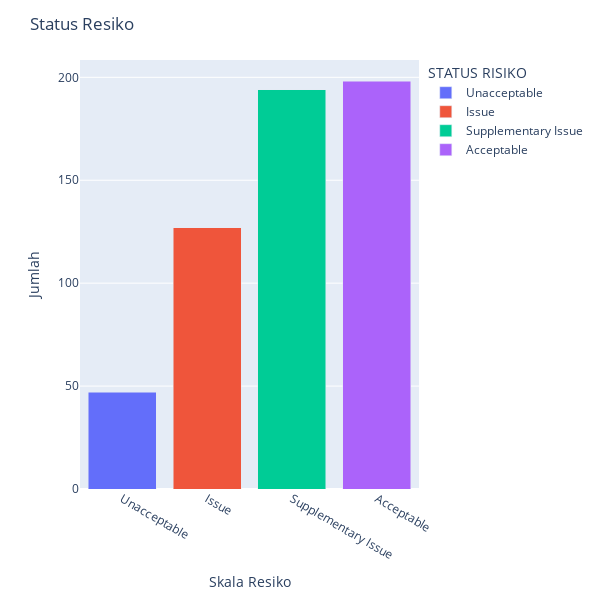

This figure's notebook cell:
### Markdown cell above
### Visual 1

### Code cell
import plotly.express as px

# membuat grafik batang (bar-chart)
fig1 = px.bar(Status_Resiko, x='STATUS RISIKO', y='Risk Event',color='STATUS RISIKO', text_auto='.2s')

# Pengaturan detail grafik
fig1.update_layout(barmode='stack',
                  autosize=False,
                  width=600,
                  height=600,
                  showlegend=True,
                  title="Status Resiko",
                  xaxis_title="Skala Resiko",
                  yaxis_title="Jumlah")

### Figure 1 — Plotly figure (JSON) as saved in the notebook; plotly's stock layout.template omitted (floating-point values rounded to 4 significant figures)
{"data": [{"alignmentgroup": "True", "hovertemplate": "STATUS RISIKO=%{x}<br>Risk Event=%{y}<extra></extra>", "legendgroup": "Unacceptable", "marker": {"color": "#636efa", "pattern": {"shape": ""}}, "name": "Unacceptable", "offsetgroup": "Unacceptable", "orientation": "v", "showlegend": true, "textposition": "auto", "type": "bar", "x": ["Unacceptable"], "xaxis": "x", "y": [47], "yaxis": "y"}, {"alignmentgroup": "True", "hovertemplate": "STATUS RISIKO=%{x}<br>Risk Event=%{y}<extra></extra>", "legendgroup": "Issue", "marker": {"color": "#EF553B", "pattern": {"shape": ""}}, "name": "Issue", "offsetgroup": "Issue", "orientation": "v", "showlegend": true, "textposition": "auto", "type": "bar", "x": ["Issue"], "xaxis": "x", "y": [127], "yaxis": "y"}, {"alignmentgroup": "True", "hovertemplate": "STATUS RISIKO=%{x}<br>Risk Event=%{y}<extra></extra>", "legendgroup": "Supplementary Issue", "marker": {"color": "#00cc96", "pattern": {"shape": ""}}, "name": "Supplementary Issue", "offsetgroup": "Supplementary Issue", "orientation": "v", "showlegend": true, "textposition": "auto", "type": "bar", "x": ["Supplementary Issue"], "xaxis": "x", "y": [194], "yaxis": "y"}, {"alignmentgroup": "True", "hovertemplate": "STATUS RISIKO=%{x}<br>Risk Event=%{y}<extra></extra>", "legendgroup": "Acceptable", "marker": {"color": "#ab63fa", "pattern": {"shape": ""}}, "name": "Acceptable", "offsetgroup": "Acceptable", "orientation": "v", "showlegend": true, "textposition": "auto", "type": "bar", "x": ["Acceptable"], "xaxis": "x", "y": [198], "yaxis": "y"}], "layout": {"autosize": false, "barmode": "stack", "height": 600, "legend": {"title": {"text": "STATUS RISIKO"}, "tracegroupgap": 0}, "margin": {"t": 60}, "showlegend": true, "title": {"text": "Status Resiko"}, "width": 600, "xaxis": {"anchor": "y", "autorange": true, "categoryarray": ["Unacceptable", "Issue", "Supplementary Issue", "Acceptable"], "categoryorder": "array", "domain": [0, 1], "range": [-0.5, 3.5], "title": {"text": "Skala Resiko"}, "type": "category"}, "yaxis": {"anchor": "x", "autorange": true, "domain": [0, 1], "range": [0, 208.4], "title": {"text": "Jumlah"}, "type": "linear"}}}
